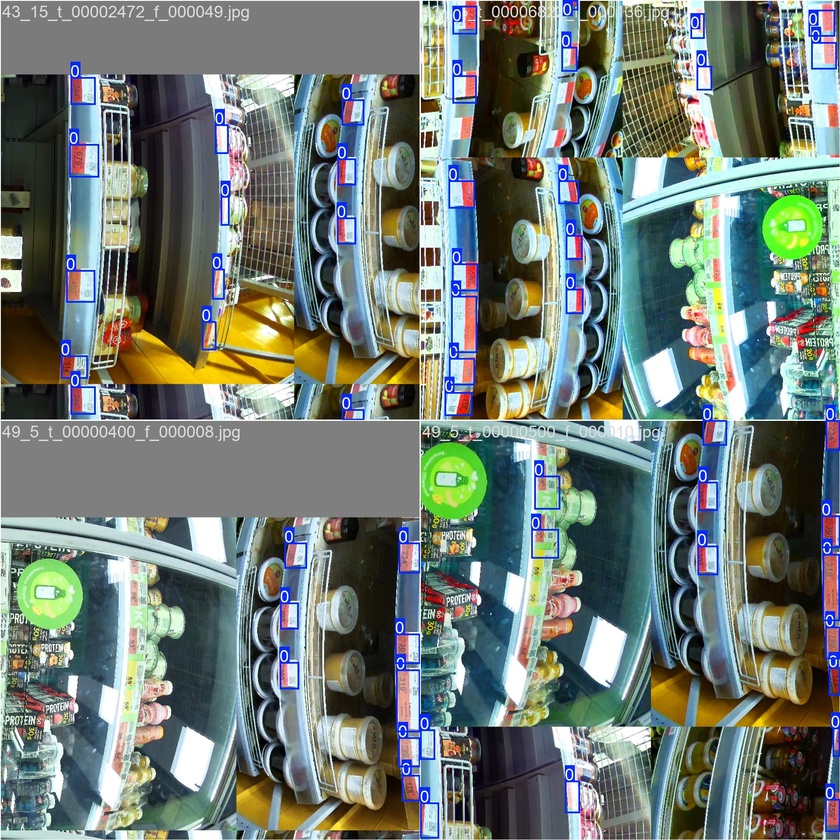
#> input picture runs/detect/price_tag_detector/train_batch0.jpg, 840 x 840 px, shrunk from 1920 x 1920 before the run; its folder holds only this picture in this run
$ python -i qr_detector.py   (imports and definitions only)
#> lines starting #> are read from the running program, lines starting #| are printed output that depends on the picture; after the words box and inside, x2 and y2 are one past the last pixel; in counts of white or black regions, pixels touching at a corner belong together
from __future__ import annotations

from dataclasses import dataclass
from string import printable

import cv2
import numpy as np

from cv_module.detection.candidate_merger import BoundingBox


@dataclass(frozen=True)
class CodeDetection:
    bbox: BoundingBox
    code_type: str
    value: str
    confidence: float
    source: str


def detect_codes(
    frame: np.ndarray,
    try_harder: bool = True,
) -> list[CodeDetection]:
    """
    Ищет только реально декодированные QR-коды и штрихкоды.

    Важно:
    - пустые OpenCV-срабатывания без decoded value отбрасываются;
    - случайные фоновые области без валидного значения отбрасываются;
    - QR должен быть похож на квадрат;
    - barcode должен быть похож на вытянутый код или иметь корректное значение.
    """

    if frame is None or frame.size == 0:
        return []

    detections: list[CodeDetection] = []

    scales = [1.0, 1.5, 2.0, 3.0] if try_harder else [1.0]

    for scale in scales:
        detections.extend(_detect_qr_opencv(frame, scale=scale))

    detections.extend(_detect_codes_pyzbar_optional(frame, try_harder=try_harder))

    detections = [
        detection
        for detection in detections
        if _is_valid_detection(detection, frame_width=frame.shape[1], frame_height=frame.shape[0])
    ]

    return _deduplicate_code_detections(detections)


# [68 lines left out: function detect_codes_in_boxes, not called in this run]


def _detect_qr_opencv(
    frame: np.ndarray,
    scale: float = 1.0,
) -> list[CodeDetection]:
    detector = cv2.QRCodeDetector()

    original_height, original_width = frame.shape[:2]

    if scale != 1.0:
        work_frame = cv2.resize(
            frame,
            None,
            fx=scale,
            fy=scale,
            interpolation=cv2.INTER_CUBIC,
        )
    else:
        work_frame = frame

    variants = _make_preprocess_variants(work_frame)

    result: list[CodeDetection] = []

    for variant in variants:
        result.extend(
            _detect_qr_multi(
                detector=detector,
                image=variant,
                scale=scale,
                original_width=original_width,
                original_height=original_height,
            )
        )

        result.extend(
            _detect_qr_single(
                detector=detector,
                image=variant,
                scale=scale,
                original_width=original_width,
                original_height=original_height,
            )
        )

    return result


def _detect_qr_multi(
    detector: cv2.QRCodeDetector,
    image: np.ndarray,
    scale: float,
    original_width: int,
    original_height: int,
) -> list[CodeDetection]:
    result: list[CodeDetection] = []

    try:
        ok, decoded_info, points, _ = detector.detectAndDecodeMulti(image)
    except Exception:
        return result

    if not ok or points is None:
        return result

    for decoded_value, qr_points in zip(decoded_info, points):
        value = decoded_value.strip() if decoded_value else ""

        # Ключевая правка:
        # если OpenCV нашел QR-подобные точки, но не смог декодировать значение,
        # это не считаем кодом.
        if not value:
            continue

        bbox = _bbox_from_points(
            points=qr_points,
            scale=scale,
            original_width=original_width,
            original_height=original_height,
        )

        if bbox is None:
            continue

        result.append(
            CodeDetection(
                bbox=bbox,
                code_type="qr",
                value=value,
                confidence=0.95,
                source="opencv_qr_multi",
            )
        )

    return result


def _detect_qr_single(
    detector: cv2.QRCodeDetector,
    image: np.ndarray,
    scale: float,
    original_width: int,
    original_height: int,
) -> list[CodeDetection]:
    try:
        decoded_value, points, _ = detector.detectAndDecode(image)
    except Exception:
        return []

    value = decoded_value.strip() if decoded_value else ""

    # Ключевая правка:
    # пустой decoded value не принимаем.
    if not value:
        return []

    if points is None:
        return []

    bbox = _bbox_from_points(
        points=points,
        scale=scale,
        original_width=original_width,
        original_height=original_height,
    )

    if bbox is None:
        return []

    return [
        CodeDetection(
            bbox=bbox,
            code_type="qr",
            value=value,
            confidence=0.92,
            source="opencv_qr_single",
        )
    ]


def _detect_codes_pyzbar_optional(
    frame: np.ndarray,
    try_harder: bool,
) -> list[CodeDetection]:
    try:
        from pyzbar.pyzbar import decode
    except Exception:
        return []

    variants = _make_pyzbar_variants(frame, try_harder=try_harder)

    result: list[CodeDetection] = []

    for variant, scale in variants:
        try:
            decoded_objects = decode(variant)
        except Exception:
            continue

        for obj in decoded_objects:
            x, y, w, h = obj.rect

            value = ""

            try:
                value = obj.data.decode("utf-8", errors="ignore").strip()
            except Exception:
                value = ""

            if not value:
                continue

            bbox = BoundingBox(
                x_min=int(x / scale),
                y_min=int(y / scale),
                x_max=int((x + w) / scale),
                y_max=int((y + h) / scale),
            ).clamp(frame.shape[1], frame.shape[0])

            raw_type = str(obj.type).lower()

            if "qrcode" in raw_type:
                normalized_type = "qr"
            else:
                normalized_type = "barcode"

            result.append(
                CodeDetection(
                    bbox=bbox,
                    code_type=normalized_type,
                    value=value,
                    confidence=0.97,
                    source=f"pyzbar_{raw_type}",
                )
            )

    return result


def _make_preprocess_variants(frame: np.ndarray) -> list[np.ndarray]:
    gray = cv2.cvtColor(frame, cv2.COLOR_BGR2GRAY)

    equalized = cv2.equalizeHist(gray)

    adaptive = cv2.adaptiveThreshold(
        gray,
        255,
        cv2.ADAPTIVE_THRESH_GAUSSIAN_C,
        cv2.THRESH_BINARY,
        31,
        5,
    )

    blur = cv2.GaussianBlur(gray, (3, 3), 0)
    sharp = cv2.addWeighted(gray, 1.6, blur, -0.6, 0)

    return [
        frame,
        gray,
        equalized,
        adaptive,
        sharp,
    ]


def _make_pyzbar_variants(
    frame: np.ndarray,
    try_harder: bool,
) -> list[tuple[np.ndarray, float]]:
    gray = cv2.cvtColor(frame, cv2.COLOR_BGR2GRAY)

    variants: list[tuple[np.ndarray, float]] = [
        (gray, 1.0),
    ]

    if not try_harder:
        return variants

    equalized = cv2.equalizeHist(gray)

    adaptive = cv2.adaptiveThreshold(
        gray,
        255,
        cv2.ADAPTIVE_THRESH_GAUSSIAN_C,
        cv2.THRESH_BINARY,
        31,
        5,
    )

    variants.extend(
        [
            (equalized, 1.0),
            (adaptive, 1.0),
        ]
    )

    for scale in [1.5, 2.0, 3.0]:
        resized = cv2.resize(
            gray,
            None,
            fx=scale,
            fy=scale,
            interpolation=cv2.INTER_CUBIC,
        )

        resized_equalized = cv2.equalizeHist(resized)

        variants.append((resized, scale))
        variants.append((resized_equalized, scale))

    return variants


# [214 lines left out: functions _bbox_from_points, _is_valid_detection, _is_valid_code_value, _is_valid_barcode_value, _is_valid_qr_value, _check_ean8 and 2 more, not called in this run]


def _deduplicate_code_detections(
    detections: list[CodeDetection],
    iou_threshold: float = 0.55,
) -> list[CodeDetection]:
    if not detections:
        return []

    detections = sorted(detections, key=lambda item: item.confidence, reverse=True)

    result: list[CodeDetection] = []

    for detection in detections:
        duplicate_found = False

        for existing in result:
            same_type = detection.code_type == existing.code_type
            same_value = detection.value and existing.value and detection.value == existing.value
            high_overlap = detection.bbox.iou(existing.bbox) >= iou_threshold

            if same_type and (same_value or high_overlap):
                duplicate_found = True
                break

        if not duplicate_found:
            result.append(detection)

    return result

>>> import cv2
>>> picture = cv2.imread('../../runs/detect/price_tag_detector/train_batch0.jpg')
#> picture is the input picture: shape (840, 840, 3); mean B, G, R 116.7, 123.8, 113.7
>>> result = detect_codes(picture)
#> the loop in detect_codes, `for scale in scales:` made 4 passes
#> pass 1, in _make_preprocess_variants, `gray = cv2.cvtColor(frame, cv2.COLOR_BGR2GRAY)`:
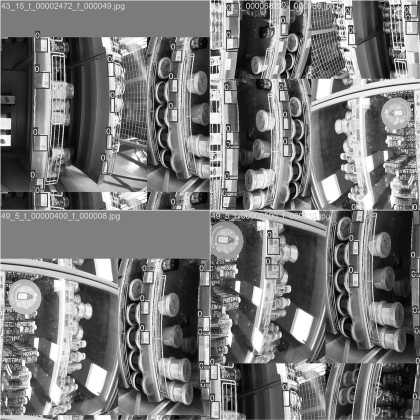
#> gray: shape (840, 840) (shown at 1/2 size); min 0, max 255, mean 120
#> pass 1, in _make_preprocess_variants, `equalized = cv2.equalizeHist(gray)`:
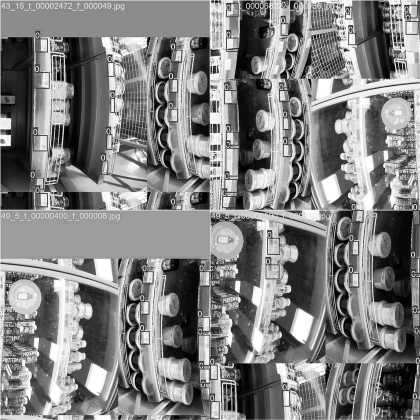
#> equalized: shape (840, 840) (shown at 1/2 size); min 0, max 255, mean 128.5
#> pass 1, in _make_preprocess_variants, `adaptive = cv2.adaptiveThreshold( gray, 255, cv2.ADAPTIVE_THRESH_GAUSS..`:
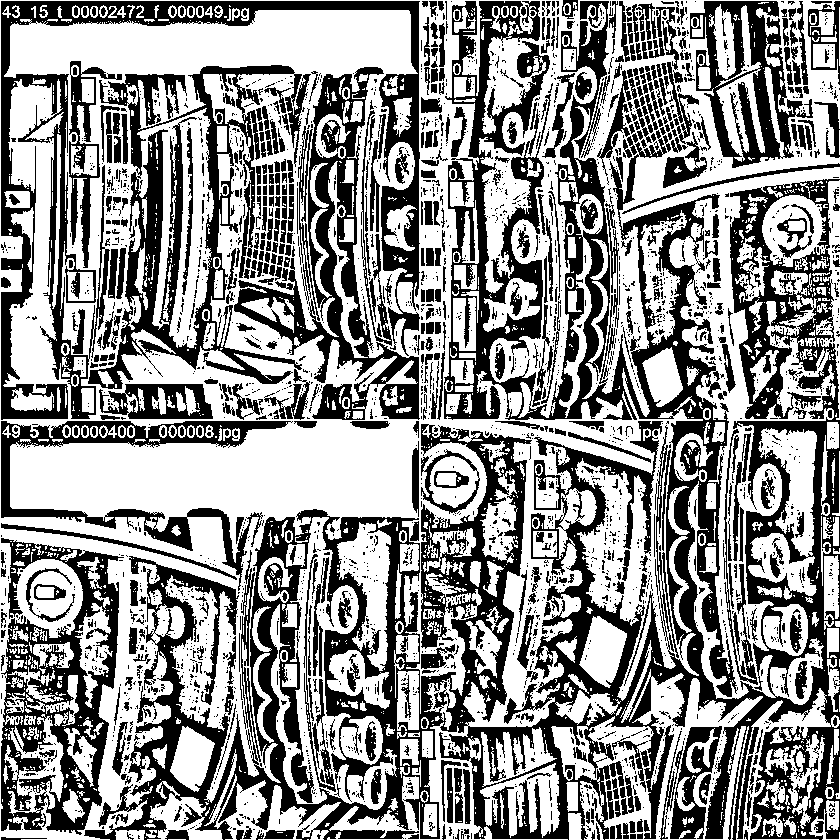
#> adaptive: shape (840, 840); 56.8% white; 3011 black regions (2364 under 20 px), largest, box (x1, y1, x2, y2) and area: (84, 1, 840, 840) 144460, (1, 1, 420, 420) 23199, (88, 65, 311, 389) 17652
#> after the loop in detect_codes, `for scale in scales:`: detections = []
#> the loop in _make_pyzbar_variants, `for scale in [1.5, 2.0, 3.0]:` made 3 passes
#> pass 1, in _make_pyzbar_variants, `resized = cv2.resize( gray, None, fx=scale, fy=scale, interpolation=cv..`:
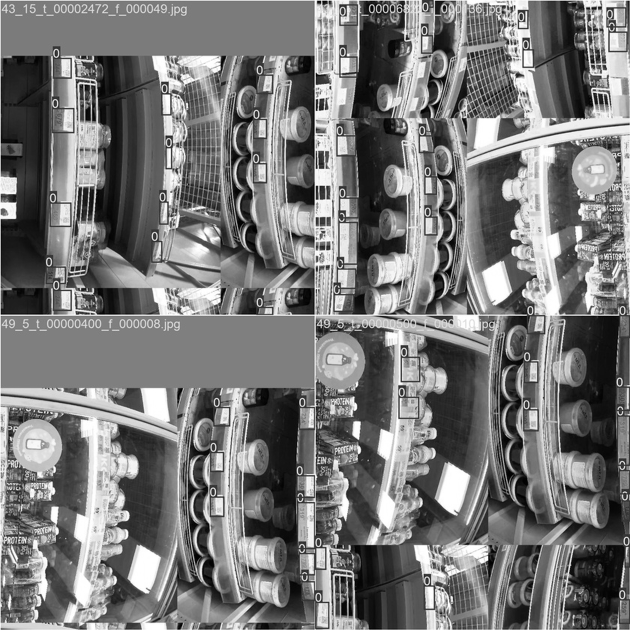
#> resized: shape (1260, 1260) (shown at 1/2 size); min 0, max 255, mean 119.9
#> pass 1, in _make_pyzbar_variants, `resized_equalized = cv2.equalizeHist(resized)`:
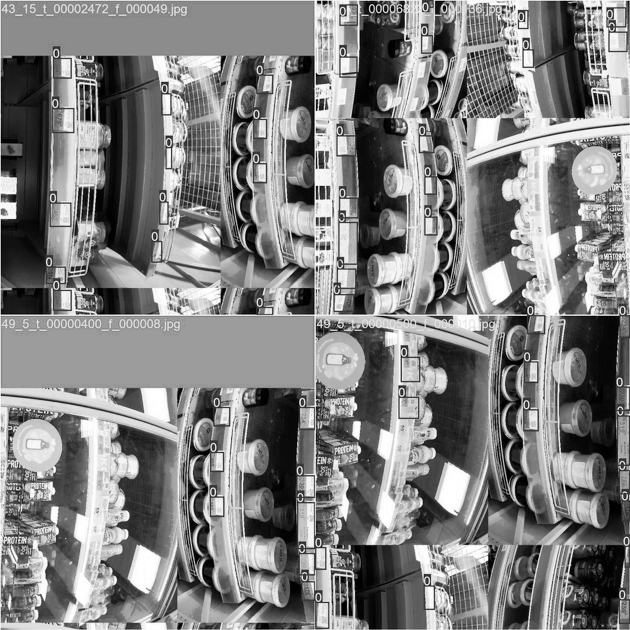
#> resized_equalized: shape (1260, 1260) (shown at 1/2 size); min 0, max 255, mean 128.4
#> after the loop in _make_pyzbar_variants, `for scale in [1.5, 2.0, 3.0]:`: variants = 9 items
#> the loop in _detect_codes_pyzbar_optional, `for variant, scale in variants:` made 1 pass
#> scale on pass 1: 1
#> after the loop in _detect_codes_pyzbar_optional, `for variant, scale in variants:`: result = []
#> (the call stopped at in _detect_codes_pyzbar_optional, `decoded_objects = decode(variant)`: pyzbar is not available in this run)
#> result = []

$ run again, on runs/detect/price_tag_detector/train_batch1.jpg
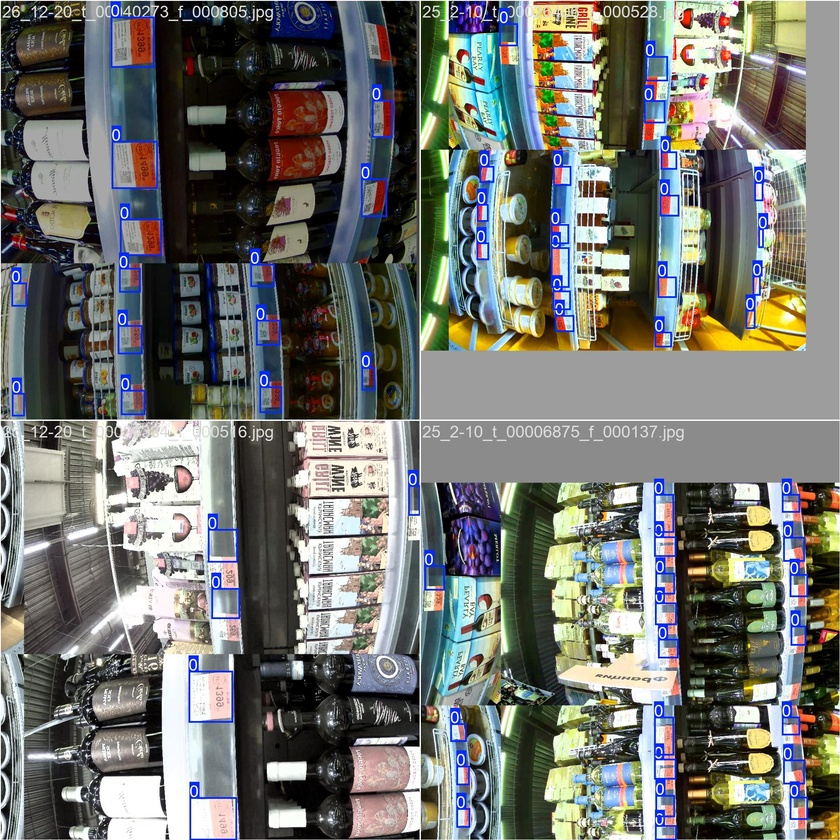
#> input picture runs/detect/price_tag_detector/train_batch1.jpg, 840 x 840 px, shrunk from 1920 x 1920 before the run
#> picture is the input picture: shape (840, 840, 3); mean B, G, R 110.3, 114.6, 113.3
#> the loop in detect_codes, `for scale in scales:` made 4 passes
#> pass 1, in _make_preprocess_variants, `adaptive = cv2.adaptiveThreshold( gray, 255, cv2.ADAPTIVE_THRESH_GAUSS..`:
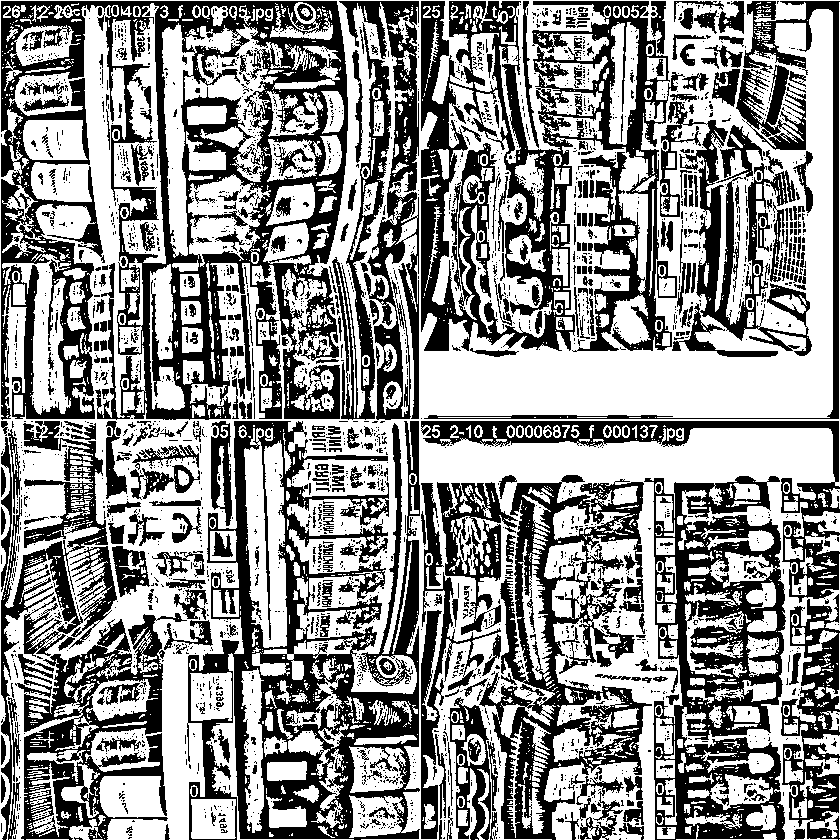
#> adaptive: shape (840, 840); 56.5% white; 3066 black regions (2554 under 20 px), largest, box (x1, y1, x2, y2) and area: (1, 1, 348, 420) 55691, (421, 1, 685, 352) 35841, (187, 421, 420, 840) 35003
#> after the loop in detect_codes, `for scale in scales:`: detections = []
#> the loop in _make_pyzbar_variants, `for scale in [1.5, 2.0, 3.0]:` made 3 passes
#> pass 1, in _make_pyzbar_variants, `resized = cv2.resize( gray, None, fx=scale, fy=scale, interpolation=cv..`:
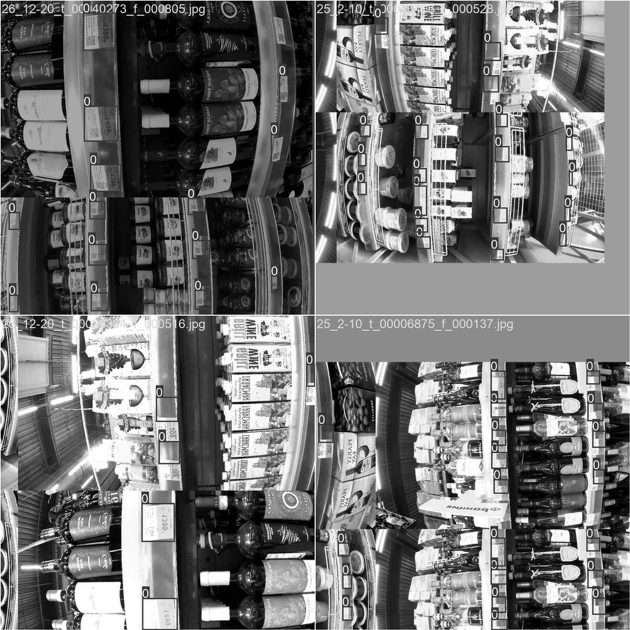
#> resized: shape (1260, 1260) (shown at 1/2 size); min 0, max 255, mean 113.7
#> after the loop in _make_pyzbar_variants, `for scale in [1.5, 2.0, 3.0]:`: variants = 9 items
#> the loop in _detect_codes_pyzbar_optional, `for variant, scale in variants:` made 1 pass
#> scale on pass 1: 1
#> after the loop in _detect_codes_pyzbar_optional, `for variant, scale in variants:`: result = []
